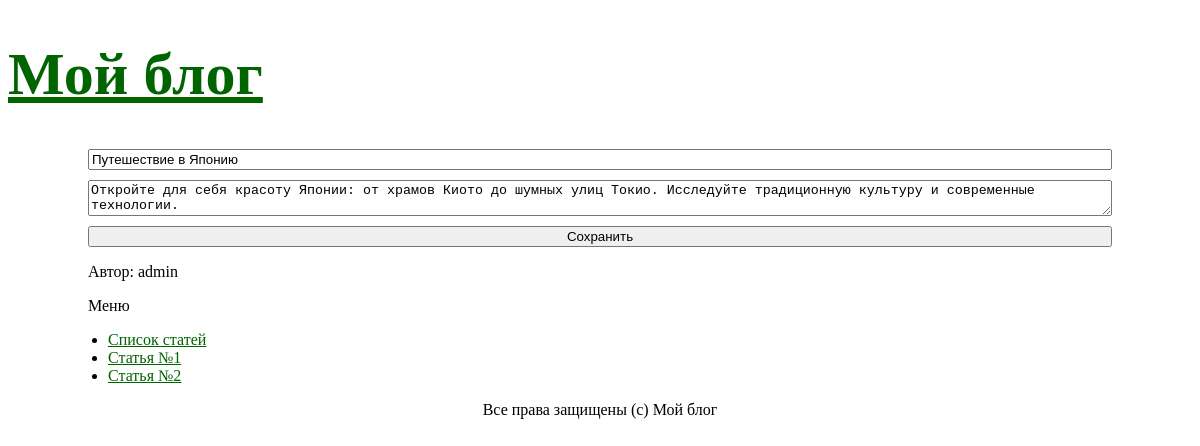
The page /lab10/article/1/edit on the database as committed earlier.
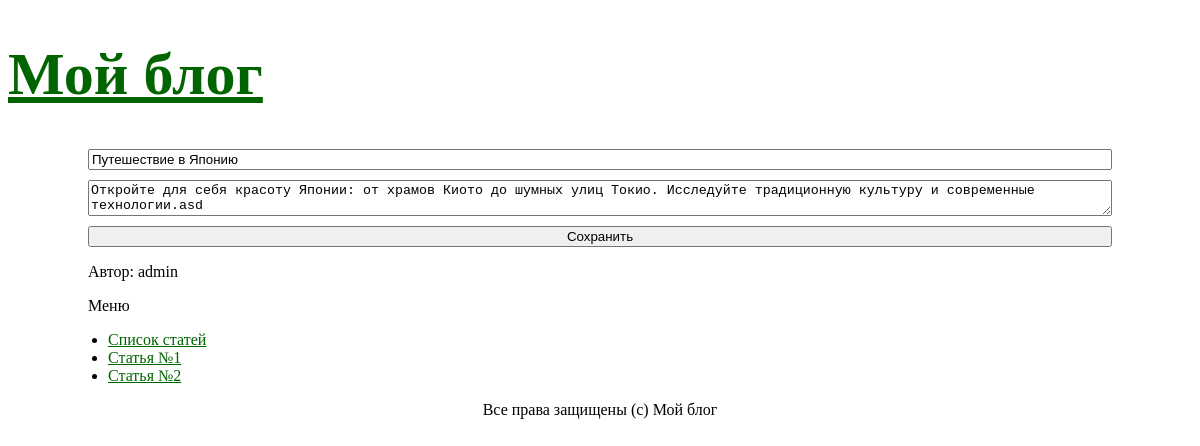
The same page on the database as committed later.
### tables this page shows
CREATE TABLE articles (
    id INTEGER PRIMARY KEY AUTOINCREMENT,
    author_id INTEGER NOT NULL,
    name TEXT NOT NULL,
    text TEXT NOT NULL,
    created_at TEXT NOT NULL DEFAULT CURRENT_TIMESTAMP,
    FOREIGN KEY (author_id) REFERENCES users(id)
);

CREATE TABLE users (
    id INTEGER PRIMARY KEY AUTOINCREMENT,
    nickname TEXT NOT NULL UNIQUE,
    email TEXT NOT NULL UNIQUE,
    is_confirmed INTEGER NOT NULL DEFAULT 0,
    role TEXT NOT NULL CHECK (role IN ('admin', 'user')),
    password_hash TEXT NOT NULL,
    auth_token TEXT NOT NULL,
    created_at TEXT NOT NULL DEFAULT CURRENT_TIMESTAMP
);

### lab10/src/MyProject/Controllers/ArticlesController.php (called while the page is built, shortened)
<?php
class ArticlesController
{
    private $view;
    public function __construct()
    {
        $this->view = new View(__DIR__ . '/../../../templates');
    }
    public function edit(int $articleId)
    {
        $article = Article::getById($articleId);
        $this->view->renderHtml('articles/edit.php', [
            'article' => $article
        ]);
    }
}

### lab10/src/settings.php (called while the page is built)
<?php
return [
    'db' => [
        'driver' => 'sqlite',
        'dbname' => 'database.db',
    ],
];

### lab10/src/MyProject/Services/Db.php (called while the page is built, shortened)
<?php
class Db
{
    private $pdo;
    private static $instance;
    private function __construct()
    {
        $dbOptions = (require __DIR__ . '/../../settings.php')['db'];
        $dbPath = __DIR__ . '/../../' . $dbOptions['dbname'];
        $this->pdo = new \PDO(
            'sqlite:' . $dbPath,
            null,
            null,
            [
                \PDO::ATTR_ERRMODE => \PDO::ERRMODE_EXCEPTION,
                \PDO::ATTR_DEFAULT_FETCH_MODE => \PDO::FETCH_ASSOC,
            ]
        );
        $sqlFile = __DIR__ . '/../../../database.sql';
        if (file_exists($sqlFile)) {
            $sql = file_get_contents($sqlFile);
            $this->pdo->exec($sql);
        }
    }
    public function query(string $sql, $params = [], string $className = \stdClass::class): ?array
    {
        $sth = $this->pdo->prepare($sql);
        $result = $sth->execute($params);
        if ($className !== \stdClass::class) {
            $sth->setFetchMode(\PDO::FETCH_CLASS, $className);
        }
        return $sth->fetchAll();
    }
    public static function getInstance(): self
    {
        if (self::$instance === null) {
            self::$instance = new self();
        }
        return self::$instance;
    }
}

### lab10/src/MyProject/Models/ActiveRecordEntity.php (called while the page is built, shortened)
<?php
abstract class ActiveRecordEntity
{
    public static function getById(int $id): ?self
    {
        $db = Db::getInstance();
        $entities = $db->query(
            'SELECT * FROM `' . static::getTableName() . '` WHERE id=:id;',
            [':id' => $id],
            static::class
        );
        return $entities ? $entities[0] : null;
    }
    private function underscoreToCamelCase(string $source): string
    {
        return lcfirst(str_replace('_', '', ucwords($source, '_')));
    }
}

### lab10/src/MyProject/Models/Articles/Article.php (called while the page is built, shortened)
<?php
class Article extends ActiveRecordEntity
{
    protected $name;
    protected $text;
    protected $authorId;
    public function getName(): string
    {
        return $this->name;
    }
    public function getText(): string
    {
        return $this->text;
    }
    public function getAuthor(): User
    {
        return User::getById($this->authorId);
    }
    protected static function getTableName(): string
    {
        return 'articles';
    }
}

### lab10/src/MyProject/Models/Users/User.php (called while the page is built, shortened)
<?php
class User extends ActiveRecordEntity
{
    protected $nickname;
    public function getNickname(): string
    {
        return $this->nickname;
    }
    protected static function getTableName(): string
    {
        return 'users';
    }
}

### lab10/templates/articles/edit.php (the view)
<?php include __DIR__ . '/../header.php'; ?>
<form method="post" style="display: flex; flex-direction: column; gap: 10px;">
    <input type="text" name="name" value="<?= htmlspecialchars($article->getName(), ENT_QUOTES, 'UTF-8') ?>">
    <textarea name="text"><?= htmlspecialchars($article->getText(), ENT_QUOTES, 'UTF-8') ?></textarea>
    <button type="submit">Сохранить</button>
</form>
<p>Автор: <?= $article->getAuthor()->getNickname() ?></p>
<?php include __DIR__ . '/../footer.php'; ?>

### lab10/templates/header.php (shortened to what the changed rows need)
<!DOCTYPE html>
<html lang="ru">
<head>
    <link rel="stylesheet" href="/lab10/style.css">
</head>
<body>
    <div class="page">
        <header class="header">
            <h1 class="site-title"><a href="/lab10">Мой блог</a></h1>
        </header>
        <div class="layout">
            <main class="content">

### lab10/templates/footer.php
</main>
<aside class="sidebar">
    <div class="sidebar-title">Меню</div>
    <ul>
        <li><a href="/lab10">Список статей</a></li>
        <li><a href="/lab10/articles/1">Статья №1</a></li>
        <li><a href="/lab10/articles/2">Статья №2</a></li>
    </ul>
</aside>
</div>
<footer class="footer">Все права защищены (c) Мой блог</footer>
</div>
</body>
</html>

### lab10/index.php (shortened to what the changed rows need)
<?php
spl_autoload_register(static function (string $className): void {
    $prefix = 'MyProject\\';
    $relativePath = substr($className, strlen($prefix));
    $fileName = __DIR__ . '/src/MyProject/' . str_replace('\\', '/', $relativePath) . '.php';
});
$routes = require __DIR__ . '/src/routes.php';
$path = parse_url($_SERVER['REQUEST_URI'] ?? '/', PHP_URL_PATH) ?? '/';
$scriptName = $_SERVER['SCRIPT_NAME'] ?? '';
$basePath = str_replace('\\', '/', dirname($scriptName));
if ($basePath !== '/' && $basePath !== '.') {
    if (str_starts_with($path, $basePath)) {
        $path = substr($path, strlen($basePath)) ?: '/';
    }
}
$path = ltrim($path, '/');
foreach ($routes as $pattern => [$controllerClass, $actionName]) {
    if (preg_match($pattern, $path, $matches) !== 1) {
        continue;
    }
    array_shift($matches);
    $arguments = array_map(static function ($value) {
        if (is_string($value) && ctype_digit($value)) {
            return (int) $value;
        }
        return $value;
    }, $matches);
    $controller = new $controllerClass();
    $controller->$actionName(...$arguments);
    return;
}

Rows that differ between the two databases and show on the page:
changed articles "Путешествие в Японию": text "Откройте для себя красоту Японии: от храмов Киото до шумных улиц Токио. Исследуйте традиционную культуру и современные технологии." → "Откройте для себя красоту Японии: от храмов Киото до шумных улиц Токио. Исследуйте традиционную культуру и современные технологии.asd"
